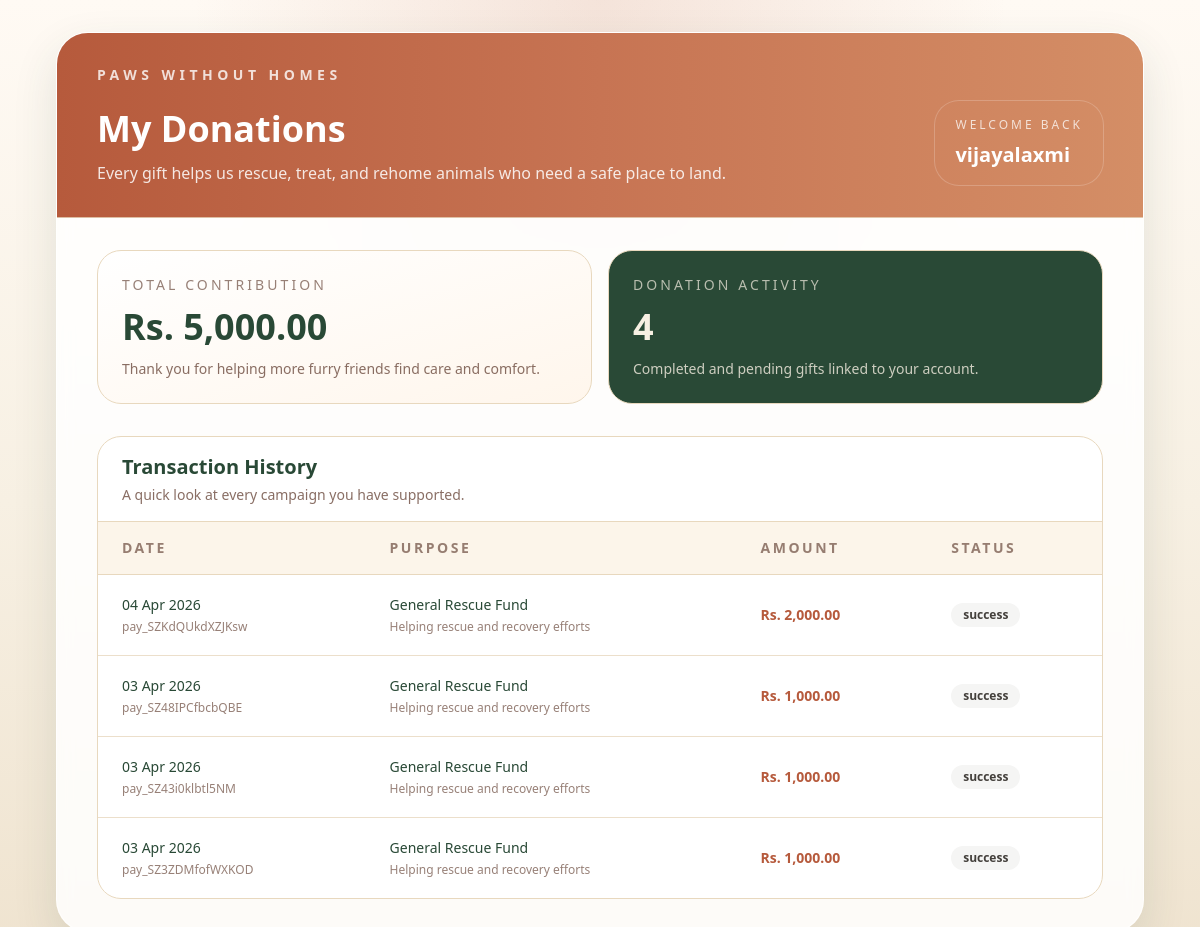
The app's page /contributions (signed in), older data.
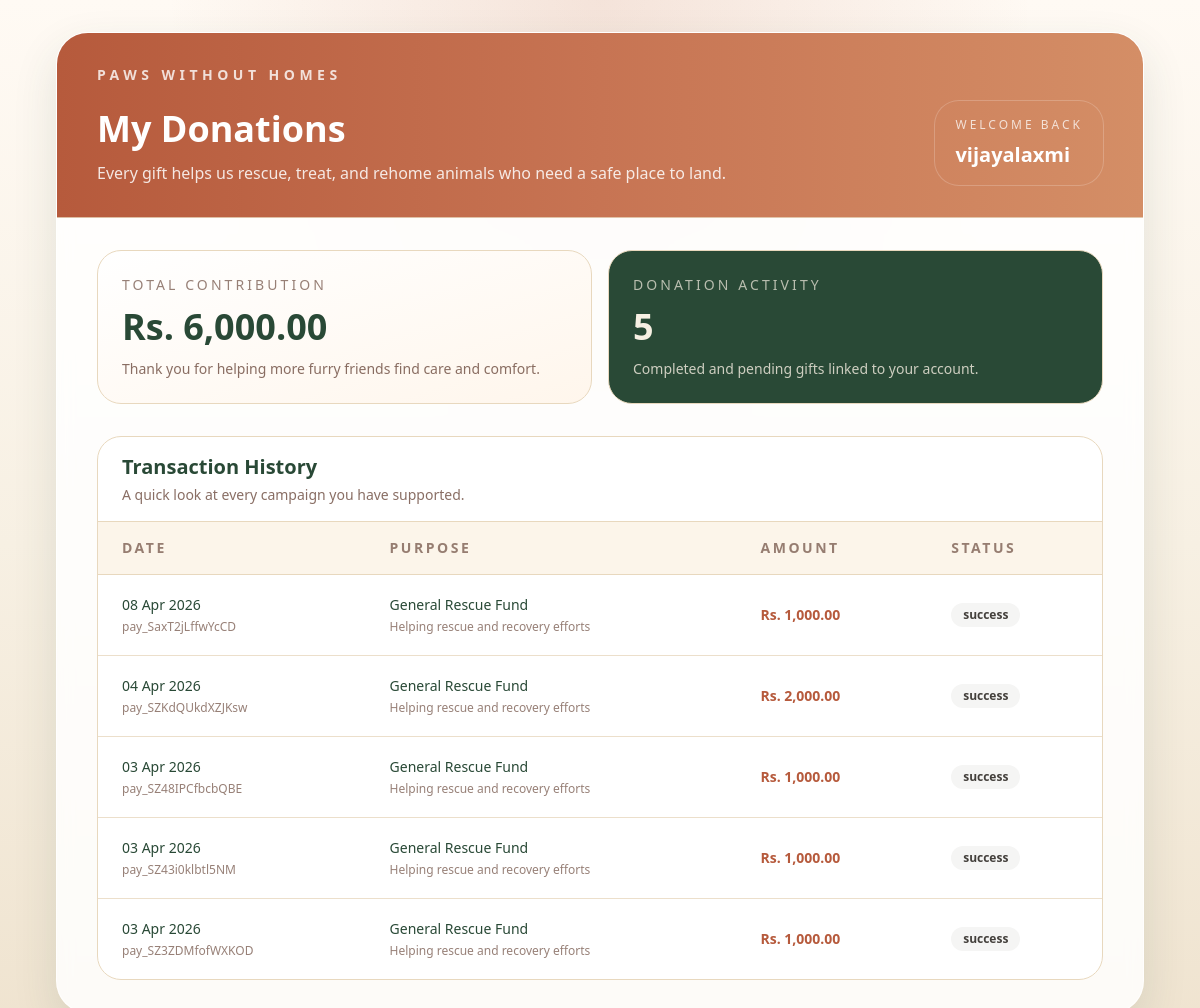
The same page, newer data.
### tables this page shows
CREATE TABLE users (
    id INTEGER PRIMARY KEY AUTOINCREMENT,
    name TEXT NOT NULL,
    email TEXT NOT NULL UNIQUE,
    password_hash TEXT NOT NULL,
    created_at TEXT NOT NULL DEFAULT CURRENT_TIMESTAMP
);

CREATE TABLE donations (
    id INTEGER PRIMARY KEY AUTOINCREMENT,
    user_id INTEGER NOT NULL,
    amount REAL NOT NULL CHECK (amount > 0),
    donated_at TEXT NOT NULL DEFAULT CURRENT_TIMESTAMP,
    description TEXT,
    campaign_name TEXT,
    frequency TEXT NOT NULL DEFAULT 'One-time',
    status TEXT NOT NULL DEFAULT 'Completed',
    transaction_id TEXT NOT NULL UNIQUE, payment_id TEXT, razorpay_order_id TEXT,
    FOREIGN KEY (user_id) REFERENCES users(id) ON DELETE CASCADE
);

### server1.py (the view)
@app.route("/contributions")
def contributions_page():
    user = get_current_user()
    with get_db_connection() as conn:
        rows = conn.execute(
            """
            SELECT id, amount, donated_at, description, campaign_name, status, transaction_id
            FROM donations
            WHERE user_id = ?
            ORDER BY donated_at DESC
            """,
            (user["id"],),
        ).fetchall()
    donation_history = [
        {
            "id": row["id"],
            "purpose": row["campaign_name"] or row["description"] or "General Rescue Fund",
            "amount": float(row["amount"]),
            "status": row["status"],
            "transaction_id": row["transaction_id"],
            "date": datetime.fromisoformat(row["donated_at"]),
        }
        for row in rows
    ]
    return render_template(
        "my_donations.html",
        donation_history=donation_history,
        total_contribution=sum(item["amount"] for item in donation_history),
        donations_count=len(donation_history),
        display_name=user["name"],
    )

### server1.py (called while the page is built)
def get_db_connection():
    conn = sqlite3.connect(DB_PATH)
    conn.row_factory = sqlite3.Row
    conn.execute("PRAGMA foreign_keys = ON")
    return conn

def get_current_user():
    user_id = session.get("user_id")
    if not user_id:
        return None
    with get_db_connection() as conn:
        row = conn.execute(
            "SELECT id, name, email FROM users WHERE id = ?",
            (user_id,),
        ).fetchone()
    return dict(row) if row else None

@app.context_processor
def template_helpers():
    return {
        "format_inr": lambda amount: f"Rs. {float(amount or 0):,.2f}",
    }

@app.before_request
def require_auth_for_site():
    current_user = get_current_user()
    auth_pages = {"login_page", "register_page"}
    public_endpoints = {"login", "register", "static"} | auth_pages
    if request.path.startswith("/static/"):
        return None
    if request.endpoint in auth_pages:
        if current_user:
            return redirect(url_for("index"))
        return None
    if request.endpoint in public_endpoints:
        return None
    if current_user:
        return None
    return unauthorized_response()

### templates/my_donations.html (shortened to what this page needs)
<!DOCTYPE html>
<html lang="en">
<head>
  <script src="https://cdn.tailwindcss.com"></script>
</head>
<body class="min-h-screen bg-cream text-pine">
  <main class="mx-auto max-w-6xl px-4 py-8 sm:px-6 lg:px-8">
    <section class="overflow-hidden rounded-[2rem] border border-white/70 bg-white/85 shadow-soft backdrop-blur">
      <div class="border-b border-sand/80 bg-gradient-to-r from-terracotta via-[#c77453] to-[#d48e66] px-6 py-8 text-white sm:px-10">
        <p class="text-sm font-semibold uppercase tracking-[0.32em] text-white/80">Paws Without Homes</p>
        <div class="mt-4 flex flex-col gap-6 lg:flex-row lg:items-end lg:justify-between">
          <div>
            <h1 class="text-3xl font-bold sm:text-4xl">My Donations</h1>
            <p class="mt-3 max-w-2xl text-sm text-white/85 sm:text-base">
              Every gift helps us rescue, treat, and rehome animals who need a safe place to land.
            </p>
          </div>
          <div class="rounded-3xl bg-white/14 px-5 py-4 ring-1 ring-white/20">
            <p class="text-xs uppercase tracking-[0.25em] text-white/75">Welcome back</p>
            <p class="mt-2 text-xl font-semibold">{{ display_name }}</p>
          </div>
        </div>
      </div>
      <div class="px-6 py-8 sm:px-10">
        <div class="mb-8 grid gap-4 md:grid-cols-2">
          <article class="rounded-3xl border border-sand bg-gradient-to-br from-white to-[#fff6ec] p-6">
            <p class="text-sm font-medium uppercase tracking-[0.22em] text-bark/70">Total Contribution</p>
            <p class="mt-3 text-4xl font-bold text-pine">{{ format_inr(total_contribution) }}</p>
            <p class="mt-3 text-sm text-bark/80">Thank you for helping more furry friends find care and comfort.</p>
          </article>
          <article class="rounded-3xl border border-sand bg-pine p-6 text-cream">
            <p class="text-sm font-medium uppercase tracking-[0.22em] text-cream/70">Donation Activity</p>
            <p class="mt-3 text-4xl font-bold">{{ donations_count }}</p>
            <p class="mt-3 text-sm text-cream/80">Completed and pending gifts linked to your account.</p>
          </article>
        </div>
        {% if donation_history %}
        <section class="overflow-hidden rounded-3xl border border-sand bg-white">
          <div class="flex items-center justify-between border-b border-sand px-6 py-4">
            <div>
              <h2 class="text-xl font-semibold text-pine">Transaction History</h2>
              <p class="mt-1 text-sm text-bark/80">A quick look at every campaign you have supported.</p>
            </div>
          </div>
          <div class="overflow-x-auto">
            <table class="min-w-full divide-y divide-sand">
              <thead class="bg-[#fcf5ea] text-left text-sm uppercase tracking-[0.18em] text-bark/70">
                <tr>
                  <th class="px-6 py-4 font-semibold">Date</th>
                  <th class="px-6 py-4 font-semibold">Purpose</th>
                  <th class="px-6 py-4 font-semibold">Amount</th>
                  <th class="px-6 py-4 font-semibold">Status</th>
                </tr>
              </thead>
              <tbody class="divide-y divide-sand/80 text-sm text-pine">
                {% for donation in donation_history %}
                <tr class="transition hover:bg-[#fff9f1]">
                  <td class="px-6 py-5 whitespace-nowrap">
                    <p class="font-medium">{{ donation.date.strftime('%d %b %Y') }}</p>
                    <p class="mt-1 text-xs text-bark/70">{{ donation.transaction_id }}</p>
                  </td>
                  <td class="px-6 py-5">
                    <p class="font-medium">{{ donation.purpose }}</p>
                    <p class="mt-1 text-xs text-bark/70">Helping rescue and recovery efforts</p>
                  </td>
                  <td class="px-6 py-5 whitespace-nowrap font-semibold text-terracotta">
                    {{ format_inr(donation.amount) }}
                  </td>
                  <td class="px-6 py-5 whitespace-nowrap">
                    {% set status_key = donation.status|lower %}
                    <span class="inline-flex rounded-full px-3 py-1 text-xs font-semibold
                      {% if status_key == 'completed' %}
                        bg-green-100 text-green-800
                      {% elif status_key == 'pending' %}
                        bg-amber-100 text-amber-800
                      {% elif status_key == 'failed' %}
                        bg-rose-100 text-rose-700
                      {% else %}
                        bg-stone-100 text-stone-700
                      {% endif %}
                    ">
                      {{ donation.status }}
                    </span>
                  </td>
                </tr>
                {% endfor %}
              </tbody>
            </table>
          </div>
        </section>
        {% endif %}
      </div>
    </section>
  </main>
</body>
</html>

Row changes from the older to the newer data that the page shows:
added donations: date "08 Apr 2026", transaction_id "pay_SaxT2jLffwYcCD", purpose "General Rescue Fund", amount "Rs. 1,000.00", status "success"
Text that changed along with them:
{{ donations_count }}: "4" → "5"
text no longer shown: "Rs. 5,000.00"
text now shown: "Rs. 6,000.00"
